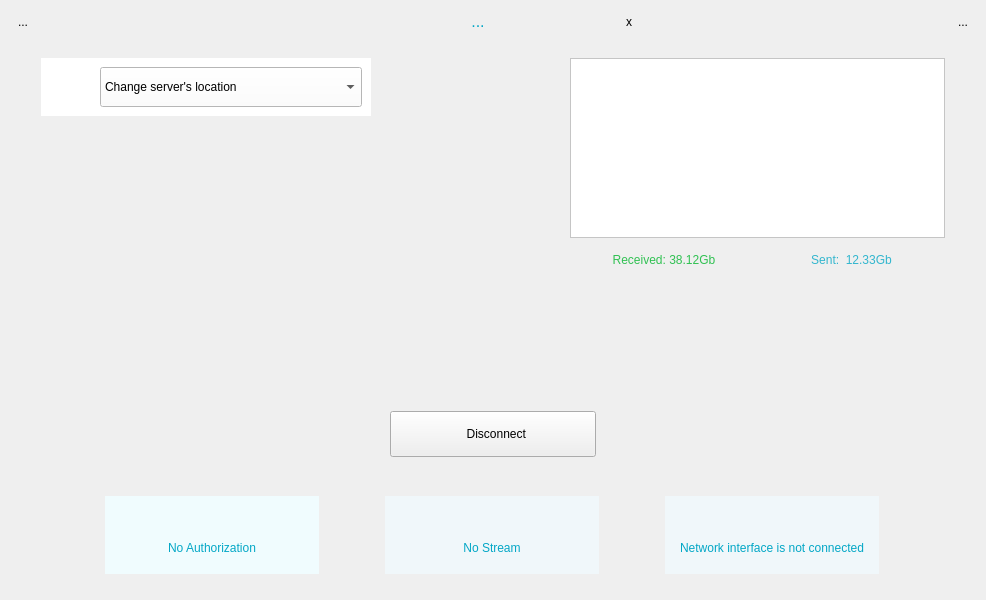
<?xml version="1.0" encoding="UTF-8"?>
<ui version="4.0">
 <class>DashboardHor</class>
 <widget class="QWidget" name="DashboardHor">
  <property name="geometry">
   <rect>
    <x>0</x>
    <y>0</y>
    <width>986</width>
    <height>600</height>
   </rect>
  </property>
  <property name="maximumSize">
   <size>
    <width>986</width>
    <height>600</height>
   </size>
  </property>
  <property name="windowTitle">
   <string>Form</string>
  </property>
  <property name="styleSheet">
   <string notr="true">#DashboardHor {
	background-image: url(:/pics/bg\@3x.png);
}</string>
  </property>
  <layout class="QHBoxLayout" name="horizontalLayout_17">
   <item>
    <layout class="QHBoxLayout" name="horizontalLayout_16">
     <item>
      <layout class="QVBoxLayout" name="verticalLayout_9">
       <item>
        <widget class="QToolButton" name="btHelp">
         <property name="styleSheet">
          <string notr="true"/>
         </property>
         <property name="text">
          <string>...</string>
         </property>
         <property name="icon">
          <iconset resource="../resources/KelvinVPN/main.qrc">
           <normaloff>:/pics/help_icon_noactive@2x.png</normaloff>
           <activeoff>:/pics/help_icon_active@2x.png</activeoff>
           <activeon>:/pics/help_icon_active@2x.png</activeon>
           <selectedoff>:/pics/help_icon_active@2x.png</selectedoff>
           <selectedon>:/pics/help_icon_active@2x.png</selectedon>:/pics/help_icon_noactive@2x.png</iconset>
         </property>
         <property name="iconSize">
          <size>
           <width>31</width>
           <height>31</height>
          </size>
         </property>
         <property name="autoRaise">
          <bool>true</bool>
         </property>
        </widget>
       </item>
       <item>
        <spacer name="verticalSpacer_6">
         <property name="orientation">
          <enum>Qt::Vertical</enum>
         </property>
         <property name="sizeHint" stdset="0">
          <size>
           <width>20</width>
           <height>40</height>
          </size>
         </property>
        </spacer>
       </item>
      </layout>
     </item>
     <item>
      <layout class="QVBoxLayout" name="verticalLayout_8">
       <item>
        <layout class="QHBoxLayout" name="horizontalLayout_3">
         <item>
          <spacer name="horizontalSpacer_2">
           <property name="orientation">
            <enum>Qt::Horizontal</enum>
           </property>
           <property name="sizeHint" stdset="0">
            <size>
             <width>198</width>
             <height>20</height>
            </size>
           </property>
          </spacer>
         </item>
         <item>
          <widget class="QWidget" name="bgUsername" native="true">
           <property name="minimumSize">
            <size>
             <width>255</width>
             <height>0</height>
            </size>
           </property>
           <property name="maximumSize">
            <size>
             <width>16777215</width>
             <height>37</height>
            </size>
           </property>
           <layout class="QHBoxLayout" name="horizontalLayout_4">
            <property name="spacing">
             <number>0</number>
            </property>
            <property name="leftMargin">
             <number>0</number>
            </property>
            <property name="topMargin">
             <number>0</number>
            </property>
            <property name="rightMargin">
             <number>0</number>
            </property>
            <property name="bottomMargin">
             <number>0</number>
            </property>
            <item>
             <layout class="QHBoxLayout" name="horizontalLayout_2">
              <property name="spacing">
               <number>0</number>
              </property>
              <item>
               <widget class="QLabel" name="lbMessage">
                <property name="sizePolicy">
                 <sizepolicy hsizetype="Expanding" vsizetype="Minimum">
                  <horstretch>0</horstretch>
                  <verstretch>0</verstretch>
                 </sizepolicy>
                </property>
                <property name="minimumSize">
                 <size>
                  <width>225</width>
                  <height>0</height>
                 </size>
                </property>
                <property name="maximumSize">
                 <size>
                  <width>16777215</width>
                  <height>37</height>
                 </size>
                </property>
                <property name="styleSheet">
                 <string notr="true">font: 16px;
color: rgb(4, 167, 198);
</string>
                </property>
                <property name="text">
                 <string>...</string>
                </property>
                <property name="alignment">
                 <set>Qt::AlignCenter</set>
                </property>
               </widget>
              </item>
              <item>
               <widget class="QToolButton" name="btMessageClose">
                <property name="sizePolicy">
                 <sizepolicy hsizetype="Minimum" vsizetype="Minimum">
                  <horstretch>0</horstretch>
                  <verstretch>0</verstretch>
                 </sizepolicy>
                </property>
                <property name="minimumSize">
                 <size>
                  <width>30</width>
                  <height>0</height>
                 </size>
                </property>
                <property name="maximumSize">
                 <size>
                  <width>16777215</width>
                  <height>37</height>
                 </size>
                </property>
                <property name="styleSheet">
                 <string notr="true"/>
                </property>
                <property name="text">
                 <string>x</string>
                </property>
                <property name="icon">
                 <iconset resource="../resources/common/common.qrc">
                  <normaloff>:/pics/close_icon@3x.png</normaloff>:/pics/close_icon@3x.png</iconset>
                </property>
                <property name="iconSize">
                 <size>
                  <width>42</width>
                  <height>42</height>
                 </size>
                </property>
                <property name="autoRaise">
                 <bool>true</bool>
                </property>
               </widget>
              </item>
             </layout>
            </item>
           </layout>
          </widget>
         </item>
         <item>
          <spacer name="horizontalSpacer_3">
           <property name="orientation">
            <enum>Qt::Horizontal</enum>
           </property>
           <property name="sizeHint" stdset="0">
            <size>
             <width>108</width>
             <height>20</height>
            </size>
           </property>
          </spacer>
         </item>
        </layout>
       </item>
       <item>
        <widget class="QLabel" name="spacerLabel">
         <property name="text">
          <string/>
         </property>
        </widget>
       </item>
       <item>
        <layout class="QHBoxLayout" name="horizontalLayout_15">
         <item>
          <layout class="QVBoxLayout" name="verticalLayout_3">
           <property name="spacing">
            <number>6</number>
           </property>
           <property name="topMargin">
            <number>0</number>
           </property>
           <item>
            <widget class="QWidget" name="bgServers" native="true">
             <property name="minimumSize">
              <size>
               <width>330</width>
               <height>0</height>
              </size>
             </property>
             <property name="maximumSize">
              <size>
               <width>330</width>
               <height>16777215</height>
              </size>
             </property>
             <property name="styleSheet">
              <string notr="true">background-color: rgb(255, 255, 255);</string>
             </property>
             <layout class="QVBoxLayout" name="verticalLayout">
              <item>
               <layout class="QHBoxLayout" name="horizontalLayout_6">
                <property name="spacing">
                 <number>0</number>
                </property>
                <item>
                 <widget class="QLabel" name="lbLocationFlag">
                  <property name="sizePolicy">
                   <sizepolicy hsizetype="Fixed" vsizetype="Fixed">
                    <horstretch>0</horstretch>
                    <verstretch>0</verstretch>
                   </sizepolicy>
                  </property>
                  <property name="minimumSize">
                   <size>
                    <width>50</width>
                    <height>30</height>
                   </size>
                  </property>
                  <property name="maximumSize">
                   <size>
                    <width>50</width>
                    <height>30</height>
                   </size>
                  </property>
                  <property name="styleSheet">
                   <string notr="true">padding-right: 10px;
background-color: rgb(255, 255, 255);</string>
                  </property>
                  <property name="text">
                   <string/>
                  </property>
                  <property name="pixmap">
                   <pixmap resource="../resources/common/common.qrc">:/country/ussr.png</pixmap>
                  </property>
                  <property name="scaledContents">
                   <bool>true</bool>
                  </property>
                 </widget>
                </item>
                <item>
                 <widget class="QComboBox" name="cbUpstream">
                  <property name="sizePolicy">
                   <sizepolicy hsizetype="Expanding" vsizetype="Minimum">
                    <horstretch>0</horstretch>
                    <verstretch>0</verstretch>
                   </sizepolicy>
                  </property>
                  <property name="minimumSize">
                   <size>
                    <width>0</width>
                    <height>40</height>
                   </size>
                  </property>
                  <property name="styleSheet">
                   <string notr="true"/>
                  </property>
                  <property name="editable">
                   <bool>false</bool>
                  </property>
                  <property name="currentText">
                   <string>Change server's location</string>
                  </property>
                  <item>
                   <property name="text">
                    <string>Change server's location</string>
                   </property>
                  </item>
                 </widget>
                </item>
               </layout>
              </item>
             </layout>
            </widget>
           </item>
           <item>
            <spacer name="verticalSpacer">
             <property name="orientation">
              <enum>Qt::Vertical</enum>
             </property>
             <property name="sizeHint" stdset="0">
              <size>
               <width>20</width>
               <height>40</height>
              </size>
             </property>
            </spacer>
           </item>
          </layout>
         </item>
         <item>
          <spacer name="horizontalSpacer">
           <property name="orientation">
            <enum>Qt::Horizontal</enum>
           </property>
           <property name="sizeHint" stdset="0">
            <size>
             <width>40</width>
             <height>20</height>
            </size>
           </property>
          </spacer>
         </item>
         <item>
          <layout class="QVBoxLayout" name="verticalLayout_2">
           <item>
            <widget class="QGraphicsView" name="graphicsView">
             <property name="minimumSize">
              <size>
               <width>375</width>
               <height>180</height>
              </size>
             </property>
             <property name="maximumSize">
              <size>
               <width>375</width>
               <height>180</height>
              </size>
             </property>
             <property name="styleSheet">
              <string notr="true">background-color: rgb(255,255,255);</string>
             </property>
             <property name="verticalScrollBarPolicy">
              <enum>Qt::ScrollBarAlwaysOff</enum>
             </property>
             <property name="horizontalScrollBarPolicy">
              <enum>Qt::ScrollBarAlwaysOff</enum>
             </property>
             <property name="interactive">
              <bool>false</bool>
             </property>
             <property name="renderHints">
              <set>QPainter::Antialiasing|QPainter::HighQualityAntialiasing|QPainter::TextAntialiasing</set>
             </property>
             <property name="viewportUpdateMode">
              <enum>QGraphicsView::FullViewportUpdate</enum>
             </property>
            </widget>
           </item>
           <item>
            <widget class="QWidget" name="bgStatistics" native="true">
             <property name="minimumSize">
              <size>
               <width>0</width>
               <height>31</height>
              </size>
             </property>
             <layout class="QHBoxLayout" name="horizontalLayout_5">
              <property name="spacing">
               <number>0</number>
              </property>
              <property name="leftMargin">
               <number>0</number>
              </property>
              <property name="topMargin">
               <number>0</number>
              </property>
              <property name="rightMargin">
               <number>0</number>
              </property>
              <property name="bottomMargin">
               <number>0</number>
              </property>
              <item>
               <layout class="QHBoxLayout" name="horizontalLayout_7">
                <property name="spacing">
                 <number>0</number>
                </property>
                <item>
                 <widget class="QLabel" name="lbReceived">
                  <property name="sizePolicy">
                   <sizepolicy hsizetype="Expanding" vsizetype="Minimum">
                    <horstretch>0</horstretch>
                    <verstretch>0</verstretch>
                   </sizepolicy>
                  </property>
                  <property name="maximumSize">
                   <size>
                    <width>16777215</width>
                    <height>31</height>
                   </size>
                  </property>
                  <property name="styleSheet">
                   <string notr="true">color: rgba(0, 181, 43, 0.8);;
font: 12px;</string>
                  </property>
                  <property name="text">
                   <string>Received: 38.12Gb</string>
                  </property>
                  <property name="alignment">
                   <set>Qt::AlignCenter</set>
                  </property>
                 </widget>
                </item>
                <item>
                 <widget class="QLabel" name="lbSent">
                  <property name="sizePolicy">
                   <sizepolicy hsizetype="Expanding" vsizetype="Minimum">
                    <horstretch>0</horstretch>
                    <verstretch>0</verstretch>
                   </sizepolicy>
                  </property>
                  <property name="minimumSize">
                   <size>
                    <width>0</width>
                    <height>31</height>
                   </size>
                  </property>
                  <property name="maximumSize">
                   <size>
                    <width>16777215</width>
                    <height>31</height>
                   </size>
                  </property>
                  <property name="styleSheet">
                   <string notr="true">color: rgba(3, 167, 198, 0.8);
font: 12px;</string>
                  </property>
                  <property name="text">
                   <string>Sent:  12.33Gb</string>
                  </property>
                  <property name="alignment">
                   <set>Qt::AlignCenter</set>
                  </property>
                 </widget>
                </item>
               </layout>
              </item>
             </layout>
            </widget>
           </item>
          </layout>
         </item>
        </layout>
       </item>
       <item>
        <spacer name="verticalSpacer_2">
         <property name="styleSheet">
          <string>    border-style:inset;
    border-width: 1px;
    border-radius: 30px;
    border-color: rgb(20,180,221);</string>
         </property>
         <property name="orientation">
          <enum>Qt::Vertical</enum>
         </property>
         <property name="sizeType">
          <enum>QSizePolicy::Maximum</enum>
         </property>
         <property name="sizeHint" stdset="0">
          <size>
           <width>20</width>
           <height>130</height>
          </size>
         </property>
        </spacer>
       </item>
       <item>
        <layout class="QHBoxLayout" name="horizontalLayout_14">
         <item>
          <layout class="QHBoxLayout" name="horizontalLayout_13"/>
         </item>
         <item>
          <layout class="QHBoxLayout" name="horizontalLayout_9">
           <item>
            <spacer name="horizontalSpacer_4">
             <property name="orientation">
              <enum>Qt::Horizontal</enum>
             </property>
             <property name="sizeHint" stdset="0">
              <size>
               <width>40</width>
               <height>20</height>
              </size>
             </property>
            </spacer>
           </item>
           <item>
            <widget class="QPushButton" name="btDisconnect">
             <property name="sizePolicy">
              <sizepolicy hsizetype="Minimum" vsizetype="Fixed">
               <horstretch>0</horstretch>
               <verstretch>0</verstretch>
              </sizepolicy>
             </property>
             <property name="minimumSize">
              <size>
               <width>206</width>
               <height>46</height>
              </size>
             </property>
             <property name="styleSheet">
              <string notr="true">QPushButton {
    border-radius: 23px;
	font: 19px Regular;
    background-color: rgb(240, 252, 254);
    color: #03A7C6;
    padding-left: 25px;
    image-position: left;
	image: url(:/pics/off_icon_noactive\@2x.png)
}

QPushButton:hover{
    background-color: #14B4DD;
	color: #fff;
	border: 1px solid #fff;
    padding-left: 25px;
    image-position: left;
	image: url(:/pics/off_icon_active\@2x.png)
} 
</string>
             </property>
             <property name="text">
              <string>  Disconnect</string>
             </property>
             <property name="iconSize">
              <size>
               <width>30</width>
               <height>19</height>
              </size>
             </property>
            </widget>
           </item>
           <item>
            <spacer name="horizontalSpacer_5">
             <property name="orientation">
              <enum>Qt::Horizontal</enum>
             </property>
             <property name="sizeHint" stdset="0">
              <size>
               <width>40</width>
               <height>20</height>
              </size>
             </property>
            </spacer>
           </item>
          </layout>
         </item>
        </layout>
       </item>
       <item>
        <spacer name="verticalSpacer_3">
         <property name="orientation">
          <enum>Qt::Vertical</enum>
         </property>
         <property name="sizeType">
          <enum>QSizePolicy::Expanding</enum>
         </property>
         <property name="sizeHint" stdset="0">
          <size>
           <width>867</width>
           <height>13</height>
          </size>
         </property>
        </spacer>
       </item>
       <item>
        <layout class="QHBoxLayout" name="horizontalLayout_12">
         <property name="spacing">
          <number>2</number>
         </property>
         <property name="leftMargin">
          <number>0</number>
         </property>
         <property name="rightMargin">
          <number>0</number>
         </property>
         <item>
          <widget class="QWidget" name="bgAuth" native="true">
           <property name="minimumSize">
            <size>
             <width>214</width>
             <height>78</height>
            </size>
           </property>
           <property name="maximumSize">
            <size>
             <width>214</width>
             <height>78</height>
            </size>
           </property>
           <property name="styleSheet">
            <string notr="true">background-color: rgb(240, 252, 254);</string>
           </property>
           <layout class="QVBoxLayout" name="verticalLayout_11">
            <item>
             <layout class="QHBoxLayout" name="horizontalLayout">
              <item>
               <spacer name="horizontalSpacer_6">
                <property name="orientation">
                 <enum>Qt::Horizontal</enum>
                </property>
                <property name="sizeHint" stdset="0">
                 <size>
                  <width>40</width>
                  <height>20</height>
                 </size>
                </property>
               </spacer>
              </item>
              <item>
               <layout class="QVBoxLayout" name="verticalLayout_4">
                <item>
                 <widget class="QLabel" name="lbAuthorization">
                  <property name="sizePolicy">
                   <sizepolicy hsizetype="Minimum" vsizetype="Minimum">
                    <horstretch>0</horstretch>
                    <verstretch>0</verstretch>
                   </sizepolicy>
                  </property>
                  <property name="minimumSize">
                   <size>
                    <width>15</width>
                    <height>15</height>
                   </size>
                  </property>
                  <property name="maximumSize">
                   <size>
                    <width>15</width>
                    <height>15</height>
                   </size>
                  </property>
                  <property name="styleSheet">
                   <string notr="true"/>
                  </property>
                  <property name="frameShape">
                   <enum>QFrame::NoFrame</enum>
                  </property>
                  <property name="lineWidth">
                   <number>0</number>
                  </property>
                  <property name="midLineWidth">
                   <number>0</number>
                  </property>
                  <property name="text">
                   <string/>
                  </property>
                  <property name="pixmap">
                   <pixmap resource="../resources/KelvinVPN/main.qrc">:/pics/point_red@3x.png</pixmap>
                  </property>
                  <property name="scaledContents">
                   <bool>true</bool>
                  </property>
                 </widget>
                </item>
               </layout>
              </item>
              <item>
               <spacer name="horizontalSpacer_7">
                <property name="orientation">
                 <enum>Qt::Horizontal</enum>
                </property>
                <property name="sizeHint" stdset="0">
                 <size>
                  <width>40</width>
                  <height>20</height>
                 </size>
                </property>
               </spacer>
              </item>
             </layout>
            </item>
            <item>
             <widget class="QLabel" name="lbAuthorizationText">
              <property name="sizePolicy">
               <sizepolicy hsizetype="Preferred" vsizetype="Minimum">
                <horstretch>0</horstretch>
                <verstretch>0</verstretch>
               </sizepolicy>
              </property>
              <property name="maximumSize">
               <size>
                <width>16777215</width>
                <height>50</height>
               </size>
              </property>
              <property name="font">
               <font>
                <pointsize>-1</pointsize>
                <weight>50</weight>
                <italic>false</italic>
                <bold>false</bold>
               </font>
              </property>
              <property name="styleSheet">
               <string notr="true">color: #03A7C6; 
font: 12px;</string>
              </property>
              <property name="text">
               <string>No Authorization</string>
              </property>
              <property name="alignment">
               <set>Qt::AlignCenter</set>
              </property>
              <property name="wordWrap">
               <bool>true</bool>
              </property>
             </widget>
            </item>
           </layout>
          </widget>
         </item>
         <item>
          <widget class="QWidget" name="bgStream" native="true">
           <property name="minimumSize">
            <size>
             <width>214</width>
             <height>78</height>
            </size>
           </property>
           <property name="maximumSize">
            <size>
             <width>214</width>
             <height>79</height>
            </size>
           </property>
           <property name="styleSheet">
            <string notr="true">background-color: rgb(240, 247, 250);</string>
           </property>
           <layout class="QVBoxLayout" name="verticalLayout_12">
            <item>
             <layout class="QHBoxLayout" name="horizontalLayout_8">
              <item>
               <spacer name="horizontalSpacer_8">
                <property name="orientation">
                 <enum>Qt::Horizontal</enum>
                </property>
                <property name="sizeHint" stdset="0">
                 <size>
                  <width>40</width>
                  <height>20</height>
                 </size>
                </property>
               </spacer>
              </item>
              <item>
               <layout class="QVBoxLayout" name="verticalLayout_5">
                <item>
                 <widget class="QLabel" name="lbStream">
                  <property name="sizePolicy">
                   <sizepolicy hsizetype="Minimum" vsizetype="Minimum">
                    <horstretch>0</horstretch>
                    <verstretch>0</verstretch>
                   </sizepolicy>
                  </property>
                  <property name="minimumSize">
                   <size>
                    <width>15</width>
                    <height>15</height>
                   </size>
                  </property>
                  <property name="maximumSize">
                   <size>
                    <width>15</width>
                    <height>15</height>
                   </size>
                  </property>
                  <property name="styleSheet">
                   <string notr="true"/>
                  </property>
                  <property name="frameShape">
                   <enum>QFrame::NoFrame</enum>
                  </property>
                  <property name="lineWidth">
                   <number>0</number>
                  </property>
                  <property name="midLineWidth">
                   <number>0</number>
                  </property>
                  <property name="text">
                   <string/>
                  </property>
                  <property name="pixmap">
                   <pixmap resource="../resources/KelvinVPN/main.qrc">:/pics/point_red@3x.png</pixmap>
                  </property>
                  <property name="scaledContents">
                   <bool>true</bool>
                  </property>
                 </widget>
                </item>
               </layout>
              </item>
              <item>
               <spacer name="horizontalSpacer_9">
                <property name="orientation">
                 <enum>Qt::Horizontal</enum>
                </property>
                <property name="sizeHint" stdset="0">
                 <size>
                  <width>40</width>
                  <height>20</height>
                 </size>
                </property>
               </spacer>
              </item>
             </layout>
            </item>
            <item>
             <widget class="QLabel" name="lbStreamText">
              <property name="sizePolicy">
               <sizepolicy hsizetype="Preferred" vsizetype="Minimum">
                <horstretch>0</horstretch>
                <verstretch>0</verstretch>
               </sizepolicy>
              </property>
              <property name="maximumSize">
               <size>
                <width>16777215</width>
                <height>50</height>
               </size>
              </property>
              <property name="font">
               <font>
                <pointsize>-1</pointsize>
                <weight>50</weight>
                <italic>false</italic>
                <bold>false</bold>
               </font>
              </property>
              <property name="styleSheet">
               <string notr="true">color: #03A7C6; 
font: 12px;</string>
              </property>
              <property name="text">
               <string notr="true">No Stream</string>
              </property>
              <property name="alignment">
               <set>Qt::AlignCenter</set>
              </property>
              <property name="wordWrap">
               <bool>true</bool>
              </property>
             </widget>
            </item>
           </layout>
          </widget>
         </item>
         <item>
          <widget class="QWidget" name="bgConnection" native="true">
           <property name="minimumSize">
            <size>
             <width>214</width>
             <height>78</height>
            </size>
           </property>
           <property name="maximumSize">
            <size>
             <width>214</width>
             <height>78</height>
            </size>
           </property>
           <property name="styleSheet">
            <string notr="true">background-color: rgb(240, 247, 250);</string>
           </property>
           <layout class="QVBoxLayout" name="verticalLayout_14">
            <item>
             <layout class="QHBoxLayout" name="horizontalLayout_11">
              <item>
               <spacer name="horizontalSpacer_12">
                <property name="orientation">
                 <enum>Qt::Horizontal</enum>
                </property>
                <property name="sizeHint" stdset="0">
                 <size>
                  <width>40</width>
                  <height>20</height>
                 </size>
                </property>
               </spacer>
              </item>
              <item>
               <layout class="QVBoxLayout" name="verticalLayout_7">
                <item>
                 <widget class="QLabel" name="lbTunnel">
                  <property name="sizePolicy">
                   <sizepolicy hsizetype="Minimum" vsizetype="Minimum">
                    <horstretch>0</horstretch>
                    <verstretch>0</verstretch>
                   </sizepolicy>
                  </property>
                  <property name="minimumSize">
                   <size>
                    <width>15</width>
                    <height>15</height>
                   </size>
                  </property>
                  <property name="maximumSize">
                   <size>
                    <width>15</width>
                    <height>15</height>
                   </size>
                  </property>
                  <property name="styleSheet">
                   <string notr="true"/>
                  </property>
                  <property name="frameShape">
                   <enum>QFrame::NoFrame</enum>
                  </property>
                  <property name="lineWidth">
                   <number>0</number>
                  </property>
                  <property name="midLineWidth">
                   <number>0</number>
                  </property>
                  <property name="text">
                   <string/>
                  </property>
                  <property name="pixmap">
                   <pixmap resource="../resources/KelvinVPN/main.qrc">:/pics/point_red@3x.png</pixmap>
                  </property>
                  <property name="scaledContents">
                   <bool>true</bool>
                  </property>
                 </widget>
                </item>
               </layout>
              </item>
              <item>
               <spacer name="horizontalSpacer_13">
                <property name="orientation">
                 <enum>Qt::Horizontal</enum>
                </property>
                <property name="sizeHint" stdset="0">
                 <size>
                  <width>40</width>
                  <height>20</height>
                 </size>
                </property>
               </spacer>
              </item>
             </layout>
            </item>
            <item>
             <widget class="QLabel" name="lbTunnelText">
              <property name="sizePolicy">
               <sizepolicy hsizetype="Preferred" vsizetype="Minimum">
                <horstretch>0</horstretch>
                <verstretch>0</verstretch>
               </sizepolicy>
              </property>
              <property name="maximumSize">
               <size>
                <width>16777215</width>
                <height>50</height>
               </size>
              </property>
              <property name="font">
               <font>
                <pointsize>-1</pointsize>
                <weight>50</weight>
                <italic>false</italic>
                <bold>false</bold>
               </font>
              </property>
              <property name="styleSheet">
               <string notr="true">color: #03A7C6; 
font: 12px;</string>
              </property>
              <property name="text">
               <string>Network interface is not connected</string>
              </property>
              <property name="alignment">
               <set>Qt::AlignCenter</set>
              </property>
              <property name="wordWrap">
               <bool>true</bool>
              </property>
             </widget>
            </item>
           </layout>
          </widget>
         </item>
        </layout>
       </item>
       <item>
        <spacer name="verticalSpacer_4">
         <property name="orientation">
          <enum>Qt::Vertical</enum>
         </property>
         <property name="sizeType">
          <enum>QSizePolicy::Fixed</enum>
         </property>
         <property name="sizeHint" stdset="0">
          <size>
           <width>20</width>
           <height>15</height>
          </size>
         </property>
        </spacer>
       </item>
      </layout>
     </item>
     <item>
      <layout class="QVBoxLayout" name="verticalLayout_10">
       <item>
        <widget class="QToolButton" name="btSettings">
         <property name="text">
          <string>...</string>
         </property>
         <property name="icon">
          <iconset resource="../resources/KelvinVPN/main.qrc">
           <normaloff>:/pics/settings_icon_noactive@2x.png</normaloff>
           <normalon>:/pics/settings_icon_active@2x.png</normalon>
           <disabledoff>:/pics/settings_icon_active@2x.png</disabledoff>
           <disabledon>:/pics/settings_icon_active@2x.png</disabledon>
           <activeoff>:/pics/settings_icon_active@2x.png</activeoff>
           <activeon>:/pics/settings_icon_active@2x.png</activeon>
           <selectedoff>:/pics/settings_icon_active@2x.png</selectedoff>
           <selectedon>:/pics/settings_icon_active@2x.png</selectedon>:/pics/settings_icon_noactive@2x.png</iconset>
         </property>
         <property name="iconSize">
          <size>
           <width>31</width>
           <height>31</height>
          </size>
         </property>
         <property name="autoRaise">
          <bool>true</bool>
         </property>
        </widget>
       </item>
       <item>
        <spacer name="verticalSpacer_7">
         <property name="orientation">
          <enum>Qt::Vertical</enum>
         </property>
         <property name="sizeHint" stdset="0">
          <size>
           <width>20</width>
           <height>40</height>
          </size>
         </property>
        </spacer>
       </item>
      </layout>
     </item>
    </layout>
   </item>
  </layout>
 </widget>
 <resources>
  <include location="../resources/common/common.qrc"/>
  <include location="../resources/common/common.qrc"/>
  <include location="../resources/KelvinVPN/main.qrc"/>
 </resources>
 <connections/>
</ui>
